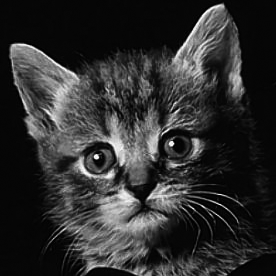
#> input picture images/imagem01_ascii.pgm, 276 x 276 px; its folder holds only this picture in this run
$ jupyter execute --allow-errors visualizador.ipynb
#> lines starting #> are read from the running program, lines starting #| are printed output that depends on the picture; after the words box and inside, x2 and y2 are one past the last pixel; in counts of white or black regions, pixels touching at a corner belong together
#> further down, src is the input picture: shape (276, 276); min 0, max 255, mean 46.9
#> `output_expected = cv2.ximgproc.guidedFilter(guide=src, src=src, radius..`:
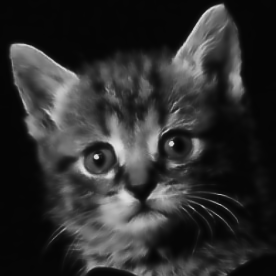
#> output_expected: shape (276, 276) float32; min 0.0197, max 0.884, mean 0.184
# Visualizador
Esse notebook será o usado para mostrar como o algoritmo funciona: retirando o smooth da imagem e preservando as bordas

## Preparação do notebook

[cell 1]
import cv2
import numpy as np
import matplotlib.pyplot as plt

[cell 2]
print(hasattr(cv2, "ximgproc"))
print(hasattr(cv2.ximgproc, "guidedFilter"))

## Aplicação do filtro e Comparação com o filtro Canny

[cell 3]
def salvar_pgm_p2(caminho_arquivo, matriz):
    """Salva uma matriz numpy como um arquivo PGM P2 (Texto/ASCII)."""
#> called with caminho_arquivo = 'images_pgm_py_filtradas/resultado01.pgm'
    # 1. Garante que os dados são inteiros de 8 bits (0 a 255)
    if matriz.dtype != np.uint8:
        # Se for float (0.0 a 1.0), escala para 0-255
        if matriz.max() <= 1.0:
            matriz = (matriz * 255).astype(np.uint8)
        else:
            matriz = matriz.astype(np.uint8)

    altura, largura = matriz.shape
#> altura = 276; largura = 276

    # 2. Escreve o arquivo no modo texto ('w')
    with open(caminho_arquivo, "w", encoding="utf-8") as f:
        # Cabeçalho P2
        f.write("P2\n")
        f.write(f"# Criado manualmente em Python\n")
        f.write(f"{largura} {altura}\n")
        f.write("255\n")

        # Dados dos pixels (valores separados por espaço ou nova linha)
        for linha in matriz:
            # Transforma a linha de pixels em texto e salva
            valores_linha = " ".join(map(str, linha))
            f.write(valores_linha + "\n")
#> `canny_50_100 = cv2.Canny(lista_imagens[i-1], 50, 100)`:
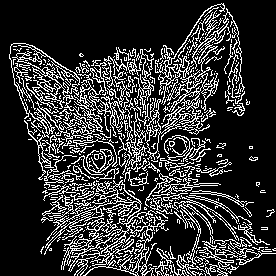
#> canny_50_100: shape (276, 276); 19.9% white in thin lines or dots
#> `canny_50_100_2 = cv2.Canny(lista_imagens_filtradas[i-1], 50, 100)`:
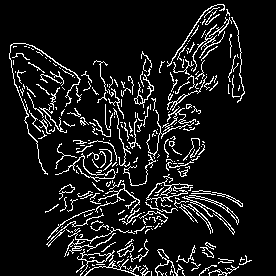
#> canny_50_100_2: shape (276, 276); 9.6% white in thin lines or dots, all inside (x1, y1, x2, y2) = (9, 4, 252, 276)
#> `plt.show()`:
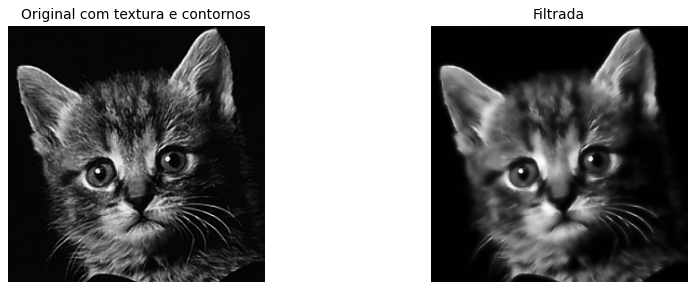
#> figure drawn by matplotlib, 2 panels

[cell 4]
QUANTIDADE_IMAGENS = 12  # Define a quantidade de imagens a serem processadas.

lista_imagens = []
lista_imagens_filtradas = []


# Parâmetros: raio do filtro (radius) e regularização (eps)
radius = 2
eps = 0.04  # Exemplo de escala para imagens de 8 bits


#> (the rest of this cell did not finish here and is left out)
